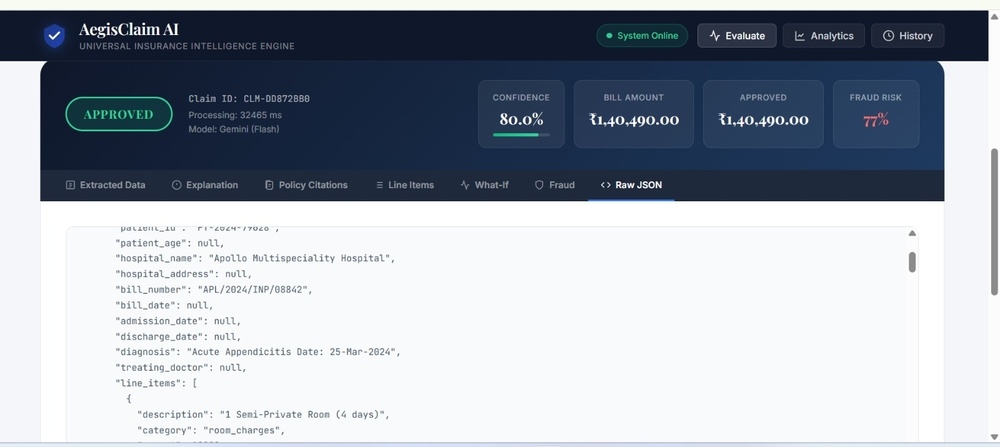
#> input picture frontend/assets/Raw_JSON.jpeg, 1000 x 447 px, shrunk from 1600 x 715 before the run
$ python -i preprocessor.py   (imports and definitions only)
#> lines starting #> are read from the running program, lines starting #| are printed output that depends on the picture; after the words box and inside, x2 and y2 are one past the last pixel; in counts of white or black regions, pixels touching at a corner belong together
"""
AegisClaim AI - Image Preprocessor
OpenCV-based preprocessing for improving OCR accuracy on scanned documents.
"""
import logging
from pathlib import Path
from typing import Optional
import numpy as np

logger = logging.getLogger("aegisclaim.ocr.preprocessor")

try:
    import cv2
    CV2_AVAILABLE = True
except ImportError:
    CV2_AVAILABLE = False
    logger.warning("OpenCV not available. Image preprocessing will be limited.")

try:
    from PIL import Image, ImageEnhance, ImageFilter
    PIL_AVAILABLE = True
except ImportError:
    PIL_AVAILABLE = False


class ImagePreprocessor:
    """
    Preprocesses document images to improve OCR accuracy.
    Handles grayscale conversion, denoising, deskewing, and thresholding.
    """

    @staticmethod
    def preprocess(image_path: str, language: str = "eng") -> "Image.Image":
        """
        Full preprocessing pipeline for a document image.

        Args:
            image_path: Path to the image file
            language: OCR language (affects some preprocessing choices)

        Returns:
            Preprocessed PIL Image ready for OCR
        """
        if CV2_AVAILABLE:
            return ImagePreprocessor._preprocess_opencv(image_path, language)
        elif PIL_AVAILABLE:
            return ImagePreprocessor._preprocess_pil(image_path)
        else:
            raise RuntimeError("Neither OpenCV nor PIL available for image preprocessing")

    @staticmethod
    def _preprocess_opencv(image_path: str, language: str = "eng") -> "Image.Image":
        """Advanced preprocessing using OpenCV."""
#> called with image_path = '../../../frontend/assets/Raw_JSON.jpeg', language = 'eng'
        # Read image
        img = cv2.imread(str(image_path))
#> img is the input picture: shape (447, 1000, 3); mean B, G, R 176.7, 166.7, 160
        if img is None:
            raise ValueError(f"Could not read image: {image_path}")

        # Convert to grayscale
        gray = cv2.cvtColor(img, cv2.COLOR_BGR2GRAY)
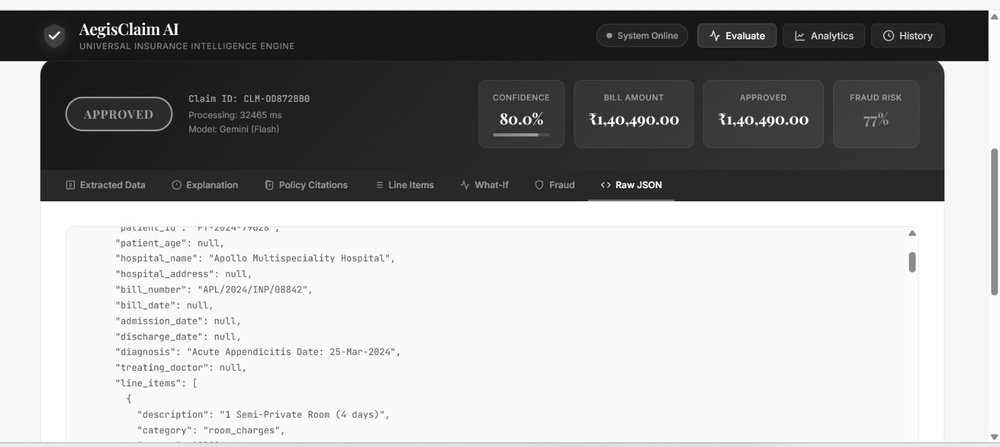
#> gray: shape (447, 1000); min 1, max 255, mean 165.9

        # Deskew
        gray = ImagePreprocessor._deskew(gray)

        # Noise removal
        denoised = cv2.fastNlMeansDenoising(gray, h=10, templateWindowSize=7, searchWindowSize=21)

        # Adaptive threshold - works better for documents with varying lighting
        # Use different block sizes for different scripts
        block_size = 15
        if language in ("chi_sim", "jpn", "kor"):
            block_size = 21  # Larger block for CJK characters
        elif language in ("ara", "hin", "ben", "tam", "tel"):
            block_size = 17  # Medium block for complex scripts

        thresh = cv2.adaptiveThreshold(
            denoised, 255, cv2.ADAPTIVE_THRESH_GAUSSIAN_C,
            cv2.THRESH_BINARY, block_size, 8
        )

        # Morphological operations to clean up
        kernel = np.ones((1, 1), np.uint8)
        cleaned = cv2.morphologyEx(thresh, cv2.MORPH_CLOSE, kernel)
        cleaned = cv2.morphologyEx(cleaned, cv2.MORPH_OPEN, kernel)

        # Slight sharpening
        sharpen_kernel = np.array([[-1, -1, -1], [-1, 9, -1], [-1, -1, -1]])
        sharpened = cv2.filter2D(cleaned, -1, sharpen_kernel)

        # Convert back to PIL Image
        pil_image = Image.fromarray(sharpened)
        return pil_image

    # [21 lines left out: function _preprocess_pil, not called in this run]

    @staticmethod
    def _deskew(image: np.ndarray) -> np.ndarray:
        """Correct skew in scanned documents."""
        try:
            coords = np.column_stack(np.where(image > 0))
#> coords = 447000 pairs, first value 0 to 446, second value 0 to 999
            if len(coords) < 10:
                return image
            angle = cv2.minAreaRect(coords)[-1]
#> angle = -90

            if angle < -45:
                angle = -(90 + angle)
#> angle = 0
            else:
                angle = -angle

            # Only correct if skew is significant but not too extreme
            if abs(angle) > 0.5 and abs(angle) < 15:
                (h, w) = image.shape[:2]
                center = (w // 2, h // 2)
                M = cv2.getRotationMatrix2D(center, angle, 1.0)
                rotated = cv2.warpAffine(
                    image, M, (w, h),
                    flags=cv2.INTER_CUBIC,
                    borderMode=cv2.BORDER_REPLICATE
                )
                return rotated
        except Exception as e:
            logger.warning(f"Deskew failed: {e}")

        return image

    # [40 lines left out: function detect_tables, not called in this run]

>>> result = ImagePreprocessor().preprocess('../../../frontend/assets/Raw_JSON.jpeg')
#> in _preprocess_opencv, `thresh = cv2.adaptiveThreshold( denoised, 255, cv2.ADAPTIVE_THRESH_GAU..`:
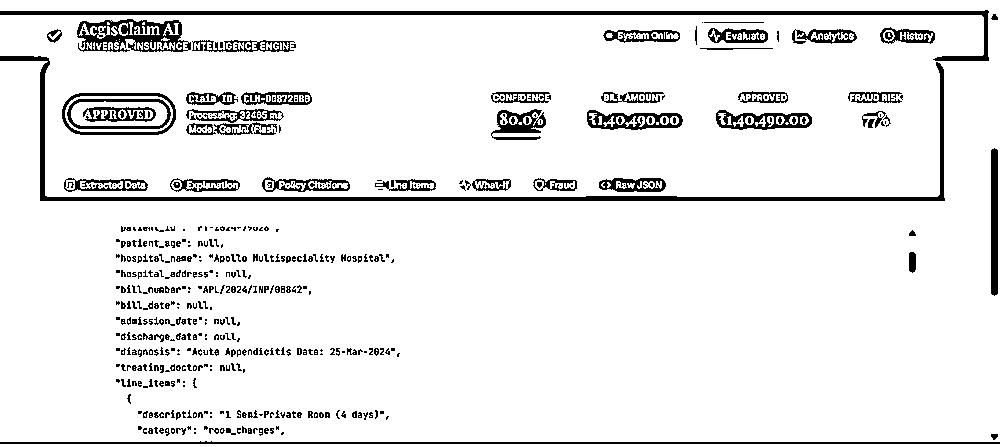
#> thresh: shape (447, 1000); 92% white; 566 black regions (400 under 20 px), largest, box (x1, y1, x2, y2) and area: (0, 56, 945, 201) 5175, (0, 10, 989, 61) 4387, (77, 19, 191, 52) 2023

$ run again, on frontend/assets/Analytics.jpeg
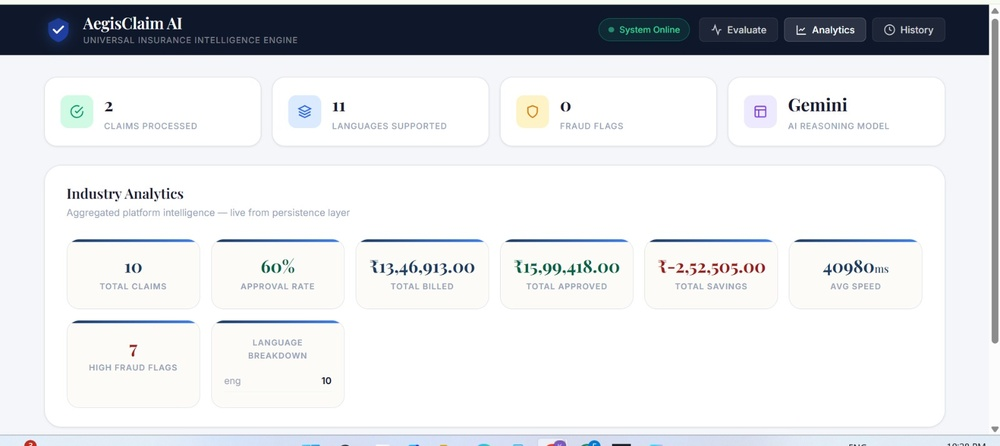
#> input picture frontend/assets/Analytics.jpeg, 1000 x 446 px, shrunk from 1600 x 714 before the run
#> in _preprocess_opencv, img is the input picture: shape (446, 1000, 3); mean B, G, R 225.8, 222.9, 221.1
#> in _preprocess_opencv, `gray = cv2.cvtColor(img, cv2.COLOR_BGR2GRAY)`:
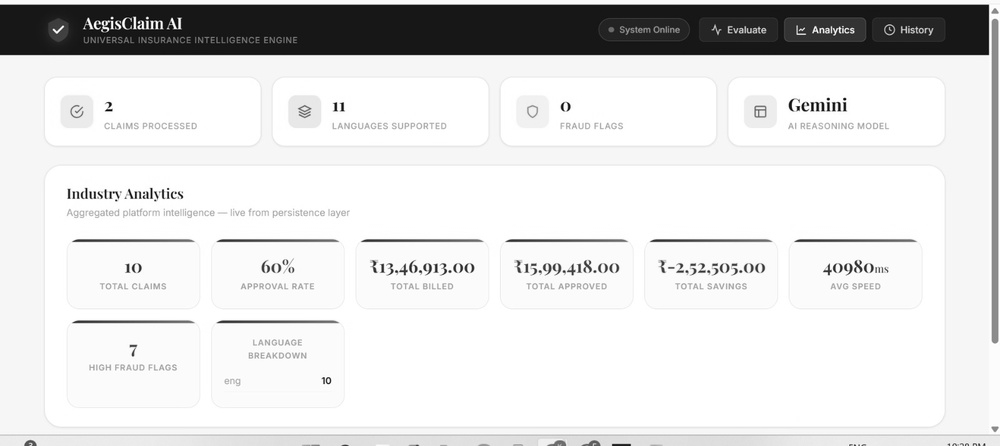
#> gray: shape (446, 1000); min 1, max 255, mean 222.7
#> coords = 446000 pairs, first value 0 to 445, second value 0 to 999
#> in _deskew, `angle = cv2.minAreaRect(coords)[-1]`: angle = -90
#> in _deskew, `angle = -(90 + angle)`: angle = 0
#> in _preprocess_opencv, `thresh = cv2.adaptiveThreshold( denoised, 255, cv2.ADAPTIVE_THRESH_GAU..`:
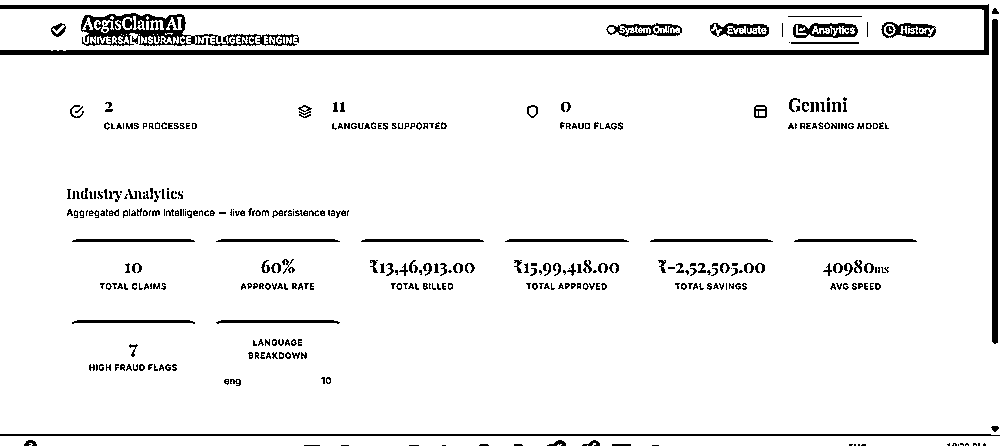
#> thresh: shape (446, 1000); 93.5% white; 394 black regions (177 under 20 px), largest, box (x1, y1, x2, y2) and area: (0, 4, 989, 55) 9102, (81, 13, 299, 46) 2600, (0, 434, 1000, 436) 1991

$ run again, on frontend/assets/Evaluation.jpeg
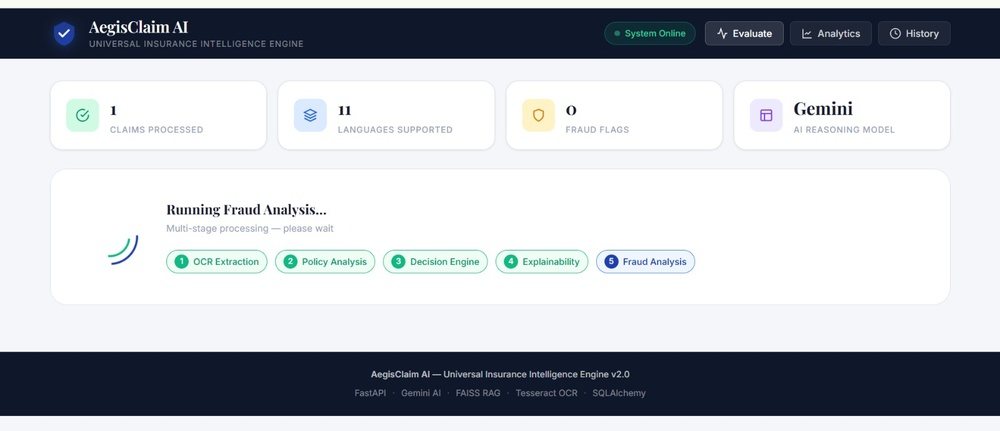
#> input picture frontend/assets/Evaluation.jpeg, 1000 x 431 px, shrunk from 1600 x 690 before the run
#> in _preprocess_opencv, img is the input picture: shape (431, 1000, 3); mean B, G, R 195.8, 190.1, 186.4
#> in _preprocess_opencv, `gray = cv2.cvtColor(img, cv2.COLOR_BGR2GRAY)`:
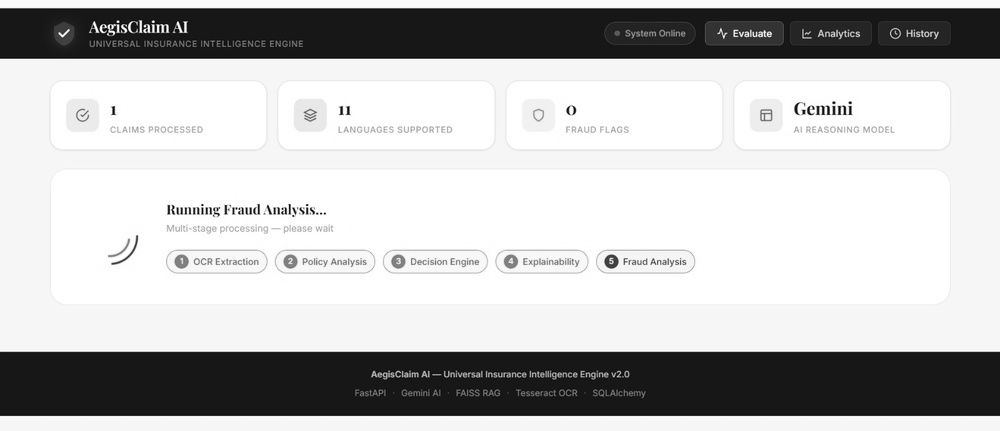
#> gray: shape (431, 1000); min 1, max 255, mean 189.6
#> coords = 431000 pairs, first value 0 to 430, second value 0 to 999
#> in _deskew, `angle = cv2.minAreaRect(coords)[-1]`: angle = -90
#> in _deskew, `angle = -(90 + angle)`: angle = 0
#> in _preprocess_opencv, `thresh = cv2.adaptiveThreshold( denoised, 255, cv2.ADAPTIVE_THRESH_GAU..`:
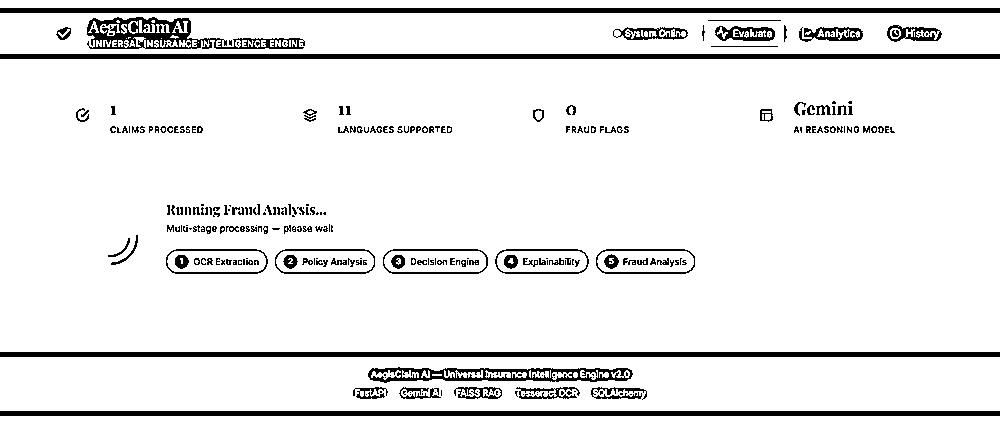
#> thresh: shape (431, 1000); 91.7% white; 291 black regions (146 under 20 px), largest, box (x1, y1, x2, y2) and area: (0, 8, 1000, 13) 5000, (0, 54, 1000, 59) 5000, (0, 352, 1000, 357) 5000

$ run again, on frontend/assets/Fraud_Risk.jpeg
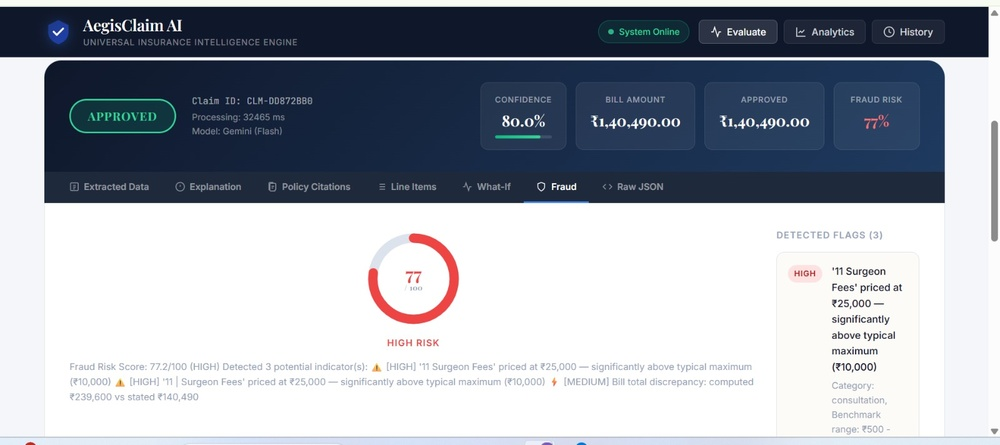
#> input picture frontend/assets/Fraud_Risk.jpeg, 1000 x 445 px, shrunk from 1600 x 712 before the run
#> in _preprocess_opencv, img is the input picture: shape (445, 1000, 3); mean B, G, R 175.5, 166.1, 160.5
#> in _preprocess_opencv, `gray = cv2.cvtColor(img, cv2.COLOR_BGR2GRAY)`:
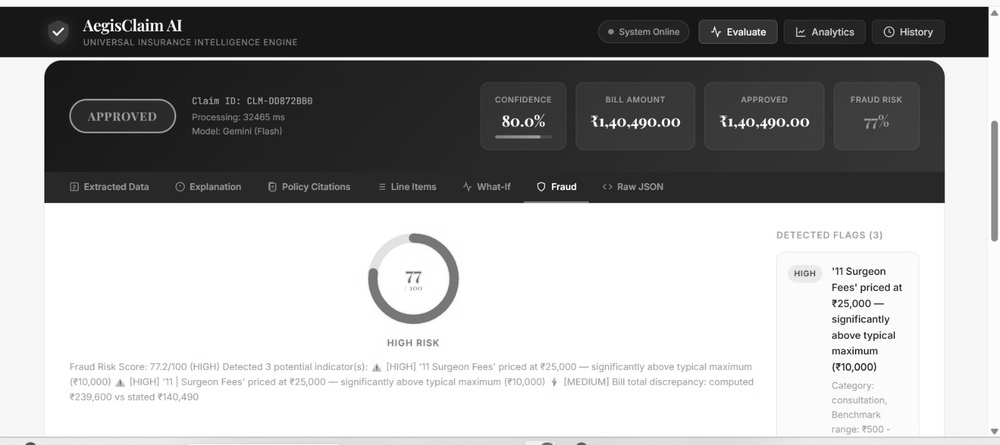
#> gray: shape (445, 1000); min 1, max 255, mean 165.5
#> coords = 445000 pairs, first value 0 to 444, second value 0 to 999
#> in _deskew, `angle = cv2.minAreaRect(coords)[-1]`: angle = -90
#> in _deskew, `angle = -(90 + angle)`: angle = 0
#> in _preprocess_opencv, `thresh = cv2.adaptiveThreshold( denoised, 255, cv2.ADAPTIVE_THRESH_GAU..`:
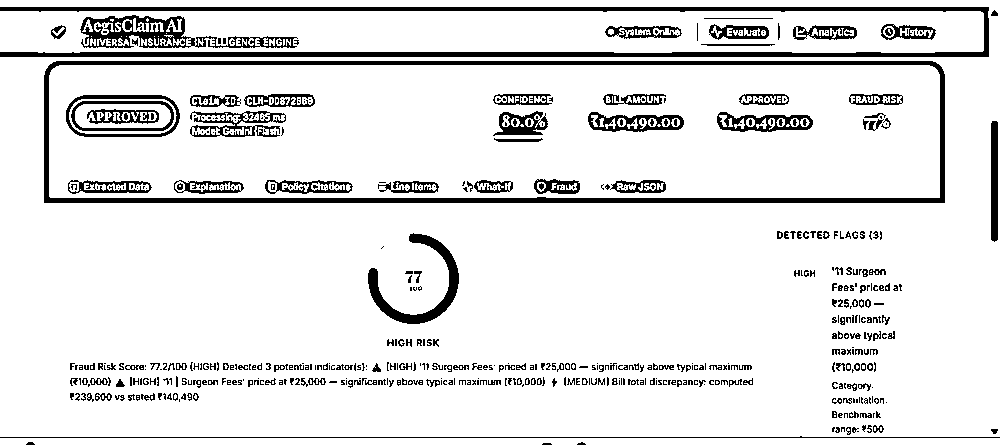
#> thresh: shape (445, 1000); 89.6% white; 559 black regions (328 under 20 px), largest, box (x1, y1, x2, y2) and area: (44, 61, 945, 203) 9405, (0, 7, 989, 57) 8910, (80, 15, 298, 48) 2517
